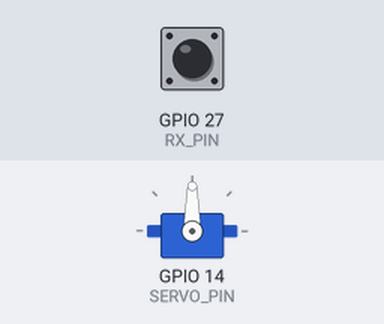
Simulated run of this sketch. Board: ESP32. On the bench: servo. Inputs (shaded band) come from the test bench; at power-on: GPIO 27 (RX_PIN) LOW. WiFi joins after 1.5 s; servers stay silent unless stated; uploads are accepted with an empty reply; what the sketch prints to the serial monitor is not drawn.

Above: at 0.1 s.
At 12.7 s:
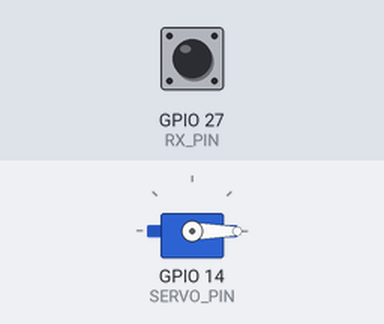
12.8 s: GPIO 27 (RX_PIN) pulsed HIGH 5 times (0.12 s each, 0.3 s apart)
At 27.8 s:
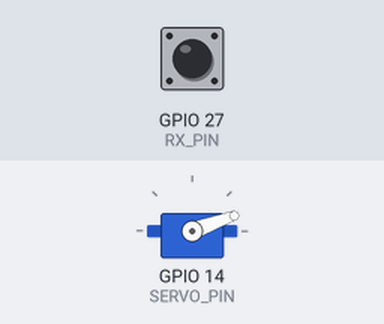
Timing chart, 0 to 30.4 s (numbered marks = the images above; inputs shaded):
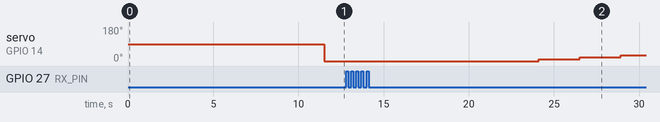

The sketch:

433erscannerservo.ino
```cpp
/***** ESP32: 433MHz Edge-Logger + Servo Scanner + CSV Upload *****/
#include <Arduino.h>
#include <WiFi.h>
#include <HTTPClient.h>
#include <ESP32Servo.h>

// ===== WLAN & Server =====
const char* ssid      = "Your-SSID";
const char* password  = "Your-Wifi-PW";
const char* serverUrl = "http://192.168.1.13:8000/ingest"; // Flask-Server IP

// ===== Pins =====
#define RX_PIN     27   // 433 MHz Empfänger DATA
#define SERVO_PIN  14   // SG90 Signal

// ===== Scan-Parameter =====
int   STEP_DEG         = 10;     // Schrittweite Servo
int   DWELL_MS         = 400;    // Wartezeit nach Servobewegung
int   PROBE_MS         = 2000;   // Messzeit pro Winkel (Signalcheck)
int   MIN_PULSES_TRIG  = 5;      // ab so vielen Flanken: „Signal vorhanden“
int   ANALYZE_MS       = 10000;  // Analyse-/Logdauer (ms)

// ===== Edge-Puffer (ISR) =====
static const size_t BUF_CAP = 4096;
volatile uint32_t   t_buf[BUF_CAP];
volatile uint8_t    lvl_buf[BUF_CAP];
volatile size_t     w_head = 0;
portMUX_TYPE isrMux = portMUX_INITIALIZER_UNLOCKED;

Servo scanner;

void IRAM_ATTR rxISR() {
  uint32_t now = micros();
  uint8_t level = (uint8_t)digitalRead(RX_PIN);
  portENTER_CRITICAL_ISR(&isrMux);
  if (w_head < BUF_CAP) {
    t_buf[w_head]   = now;
    lvl_buf[w_head] = level;
    w_head++;
  } else {
    // overflow -> drop
  }
  portEXIT_CRITICAL_ISR(&isrMux);
}

void clearBuffer() {
  portENTER_CRITICAL(&isrMux);
  w_head = 0;
  portEXIT_CRITICAL(&isrMux);
}

bool wifiEnsureConnected() {
  if (WiFi.status() == WL_CONNECTED) return true;
  WiFi.disconnect(true);
  WiFi.begin(ssid, password);
  Serial.print("WLAN verbinden");
  for (int i = 0; i < 60 && WiFi.status() != WL_CONNECTED; i++) {
    delay(250); Serial.print(".");
  }
  Serial.println();
  if (WiFi.status() == WL_CONNECTED) {
    Serial.print("✔ IP: "); Serial.println(WiFi.localIP());
    return true;
  }
  Serial.println("✖ WLAN fehlgeschlagen");
  return false;
}

bool postCSV(const String& csvChunk) {
  if (csvChunk.length() == 0) return true;
  if (!wifiEnsureConnected()) return false;
  HTTPClient http;
  http.begin(serverUrl);
  http.addHeader("Content-Type", "text/csv");
  int code = http.POST((uint8_t*)csvChunk.c_str(), csvChunk.length());
  http.end();
  Serial.printf("→ CSV %u Bytes, HTTP %d\n", csvChunk.length(), code);
  return (code >= 200 && code < 300);
}

size_t snapshotToCSV(String& out, uint16_t angle, uint32_t t0) {
  size_t count = 0;
  portENTER_CRITICAL(&isrMux);
  size_t n = w_head;
  if (n > BUF_CAP) n = BUF_CAP;
  for (size_t i = 0; i < n; i++) {
    uint32_t dt = t_buf[i] - t0;  // relative Zeit
    out += String(dt); out += ",";
    out += String((int)lvl_buf[i]); out += ",";
    out += String((int)angle); out += "\n";
    count++;
  }
  w_head = 0;
  portEXIT_CRITICAL(&isrMux);
  return count;
}

bool detectActivityAtAngle(int angle) {
  scanner.write(angle);
  delay(DWELL_MS);
  clearBuffer();
  delay(PROBE_MS);  // Probezeit
  size_t n;
  portENTER_CRITICAL(&isrMux);
  n = w_head;
  portEXIT_CRITICAL(&isrMux);
  Serial.printf("Winkel %3d° → %u Flanken in %d ms\n", angle, (unsigned)n, PROBE_MS);
  return (n >= (size_t)MIN_PULSES_TRIG);
}

void analyzeAndUpload(int angle) {
  Serial.printf("📡 Signal @ %d° → sammle %d s Rohdaten …\n", angle, ANALYZE_MS/1000);
  uint32_t t0 = micros();
  clearBuffer();

  uint32_t startMs = millis();
  while (millis() - startMs < (uint32_t)ANALYZE_MS) {
    delay(250); // alle 250 ms flushen
    String csv;
    // Header nur beim ersten Chunk (optional)
    // csv += "t_us,level,angle\n";
    size_t n = snapshotToCSV(csv, angle, t0);
    if (n) postCSV(csv);
  }
  // Rest flushen
  String tail;
  size_t n = snapshotToCSV(tail, angle, t0);
  if (n) postCSV(tail);
  Serial.println("✅ Analyse abgeschlossen – scanne weiter.");
}

void setup() {
  Serial.begin(115200);
  pinMode(RX_PIN, INPUT);
  attachInterrupt(digitalPinToInterrupt(RX_PIN), rxISR, CHANGE);

  // Servo (SG90 50Hz, 500–2400µs)
  ESP32PWM::allocateTimer(0);
  scanner.setPeriodHertz(50);
  scanner.attach(SERVO_PIN, 500, 2400);

  // 10 s Mittelstellung für Ausrichtung
  scanner.write(90);
  Serial.println("⏳ Servo Mittelstellung (90°) für 10 s …");
  delay(10000);

  wifiEnsureConnected();
}

void loop() {
  // 0..180
  for (int angle = 0; angle <= 180; angle += STEP_DEG) {
    if (detectActivityAtAngle(angle)) analyzeAndUpload(angle);
  }
  // 180..0
  for (int angle = 180; angle >= 0; angle -= STEP_DEG) {
    if (detectActivityAtAngle(angle)) analyzeAndUpload(angle);
  }
}
```
